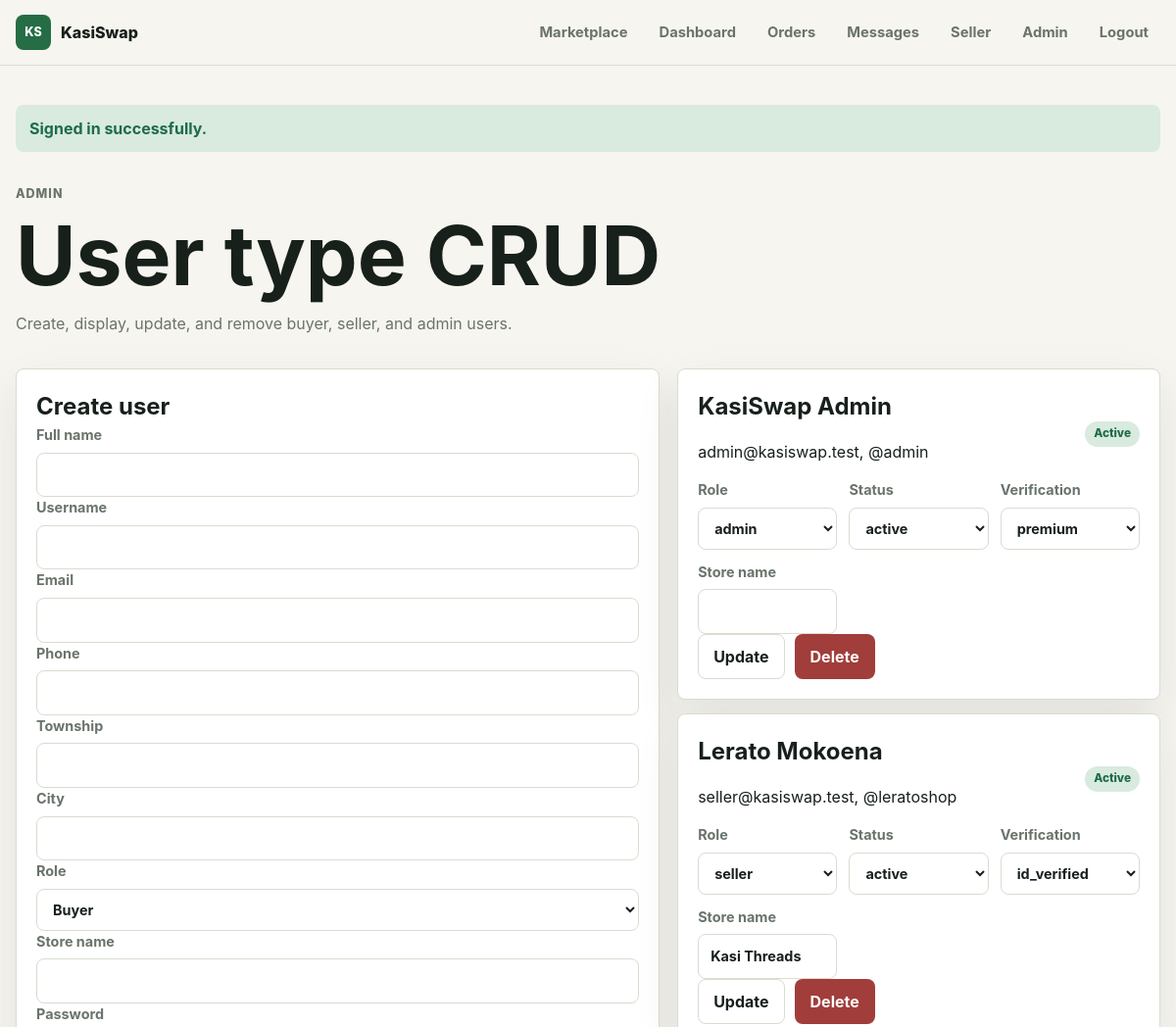
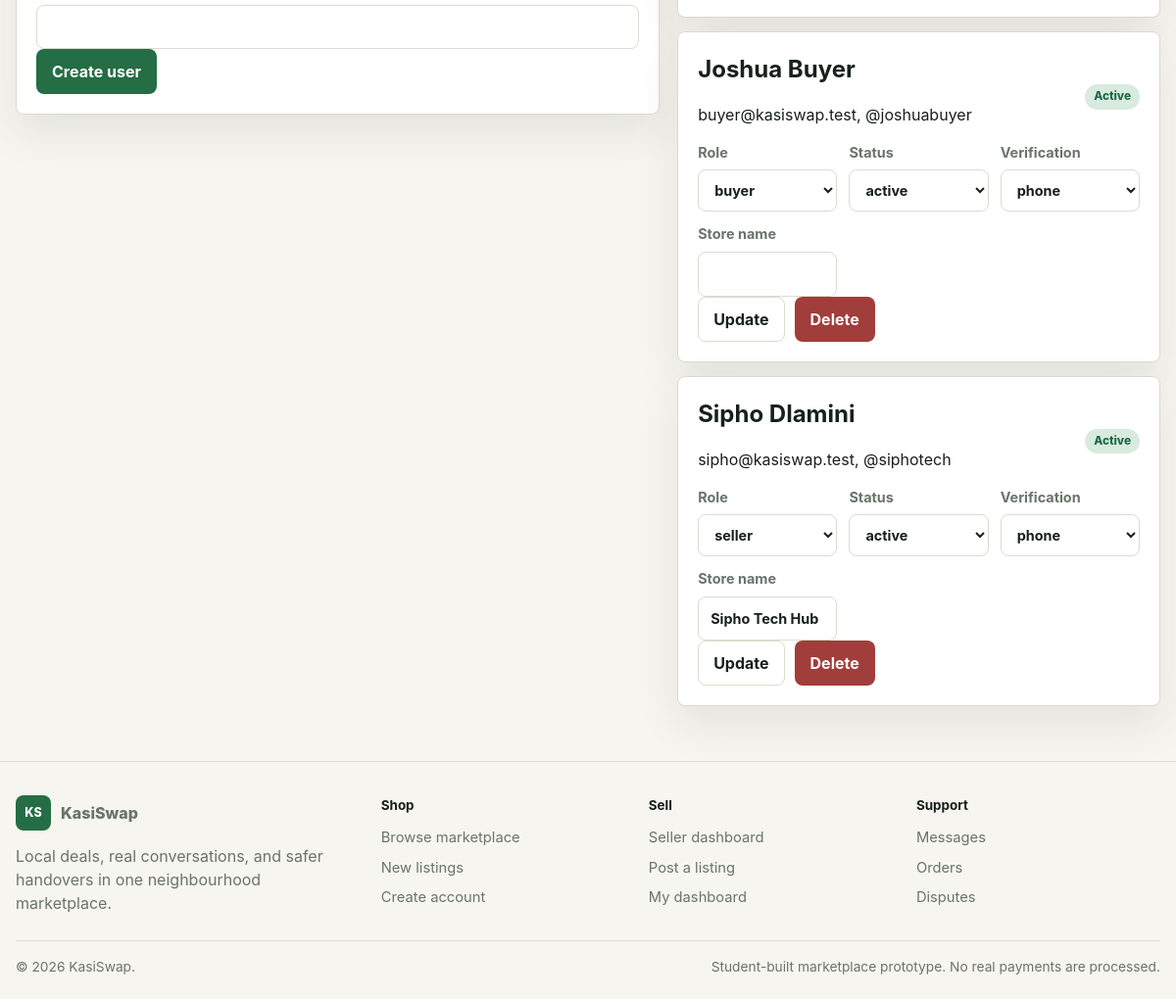
The page /admin/users.php (signed in) on the database its author committed (2 pictures, top to bottom).
### tables this page shows
CREATE TABLE users (
  id INT AUTO_INCREMENT PRIMARY KEY,
  full_name VARCHAR(120) NOT NULL,
  username VARCHAR(80) NOT NULL UNIQUE,
  email VARCHAR(160) NOT NULL UNIQUE,
  phone VARCHAR(30) NULL,
  password_hash VARCHAR(255) NOT NULL,
  role ENUM('buyer', 'seller', 'admin') NOT NULL DEFAULT 'buyer',
  verification_level ENUM('none', 'phone', 'id_verified', 'premium') NOT NULL DEFAULT 'none',
  township VARCHAR(100) NULL,
  city VARCHAR(100) NULL,
  status ENUM('active', 'suspended') NOT NULL DEFAULT 'active',
  created_at TIMESTAMP NOT NULL DEFAULT CURRENT_TIMESTAMP
);

CREATE TABLE seller_profiles (
  user_id INT PRIMARY KEY,
  store_name VARCHAR(120) NOT NULL,
  store_bio TEXT NULL,
  response_time_hours INT NULL,
  total_sales INT NOT NULL DEFAULT 0,
  CONSTRAINT fk_seller_profiles_user FOREIGN KEY (user_id) REFERENCES users(id) ON DELETE CASCADE
);

### app/helpers.php (called while the page is built, shortened)
<?php
function e(?string $value): string
{
    return htmlspecialchars($value ?? '', ENT_QUOTES, 'UTF-8');
}
function is_active(string $path): string
{
    $current = basename(parse_url($_SERVER['REQUEST_URI'], PHP_URL_PATH) ?: 'index.php');
    return $current === $path ? 'active' : '';
}
function consume_flash(): array
{
    $messages = $_SESSION['flash'] ?? [];
    return $messages;
}
function selected(string $actual, string $expected): string
{
    return $actual === $expected ? 'selected' : '';
}

### app/database.php (called while the page is built, shortened)
<?php
function db(): PDO
{
    static $pdo = null;
    if ($pdo instanceof PDO) {
        return $pdo;
    }
    $config = app_config();
    $dsn = sprintf(
        'mysql:host=%s;port=%s;dbname=%s;charset=utf8mb4',
        $config['db_host'],
        $config['db_port'],
        $config['db_name']
    );
    $pdo = new PDO($dsn, $config['db_user'], $config['db_pass'], [
        PDO::ATTR_ERRMODE => PDO::ERRMODE_EXCEPTION,
        PDO::ATTR_DEFAULT_FETCH_MODE => PDO::FETCH_ASSOC,
        PDO::ATTR_EMULATE_PREPARES => false,
    ]);
    return $pdo;
}

### app/security.php (called while the page is built, shortened)
<?php
function current_user(): ?array
{
    $stmt = db()->prepare('SELECT * FROM users WHERE id = ? AND status = "active" LIMIT 1');
    $stmt->execute([$_SESSION['user_id']]);
    $user = $stmt->fetch();
    return $user;
}

### public/admin/users.php (the view, shortened to what this page needs)
<?php
$users = db()->query(
    'SELECT u.*, sp.store_name
     FROM users u
     LEFT JOIN seller_profiles sp ON sp.user_id = u.id
     ORDER BY u.created_at DESC'
)->fetchAll();
render_header('Admin users');
?>
<section class="page-heading">
    <p class="eyebrow">Admin</p>
    <h1>User type CRUD</h1>
    <p>Create, display, update, and remove buyer, seller, and admin users.</p>
</section>
<section class="dashboard-grid">
    <form class="panel" method="post">
        <h2>Create user</h2>
        <label>Full name <input name="full_name" required></label>
        <label>Username <input name="username" required></label>
        <label>Email <input type="email" name="email" required></label>
        <label>Phone <input name="phone"></label>
        <label>Township <input name="township"></label>
        <label>City <input name="city"></label>
        <label>Role
            <select name="role" data-role-select>
                <option value="buyer">Buyer</option>
            </select>
        </label>
        <label data-store-field hidden>Store name <input name="store_name"></label>
        <label>Password <input type="password" name="password" minlength="8" required></label>
        <button class="button primary" type="submit">Create user</button>
    </form>
    <div class="stack">
        <?php foreach ($users as $item): ?>
            <form class="panel" method="post">
                <div class="row between wrap">
                    <div>
                        <h2><?= e($item['full_name']) ?></h2>
                        <p><?= e($item['email']) ?>, @<?= e($item['username']) ?></p>
                    </div>
                    <?= status_badge($item['status']) ?>
                </div>
                <div class="form-grid three">
                    <label>Role
                        <select name="role">
                            <?php foreach (['buyer', 'seller', 'admin'] as $role): ?>
                                <option value="<?= e($role) ?>" <?= selected($item['role'], $role) ?>><?= e($role) ?></option>
                            <?php endforeach; ?>
                        </select>
                    </label>
                    <label>Status
                        <select name="status">
                            <option value="active" <?= selected($item['status'], 'active') ?>>active</option>
                        </select>
                    </label>
                    <label>Verification
                        <select name="verification_level">
                            <?php foreach (['none', 'phone', 'id_verified', 'premium'] as $level): ?>
                                <option value="<?= e($level) ?>" <?= selected($item['verification_level'], $level) ?>><?= e($level) ?></option>
                            <?php endforeach; ?>
                        </select>
                    </label>
                    <label>Store name <input name="store_name" value="<?= e($item['store_name'] ?? '') ?>"></label>
                </div>
                <div class="actions">
                    <button class="button secondary" type="submit">Update</button>
                    <button class="button danger" type="submit" name="action" value="delete" data-confirm="Delete or suspend this user?">Delete</button>
                </div>
            </form>
        <?php endforeach; ?>
    </div>
</section>
<?php render_footer(); ?>

### app/layout.php (shortened to what this page needs)
<?php
function render_header(string $title = APP_NAME): void
{
    $user = current_user();
    ?>
    <!doctype html>
    <html lang="en">
    <head>
        <link rel="stylesheet" href="/assets/css/styles.css">
    </head>
    <body>
        <header class="site-header">
            <a class="brand" href="/index.php">
                <span class="brand-mark">KS</span>
                <span>KasiSwap</span>
            </a>
            <nav class="site-nav" data-nav>
                <a class="<?= is_active('marketplace.php') ?>" href="/marketplace.php">Marketplace</a>
                <?php if ($user): ?>
                    <a class="<?= is_active('dashboard.php') ?>" href="/dashboard.php">Dashboard</a>
                    <a class="<?= is_active('orders.php') ?>" href="/orders.php">Orders</a>
                    <a class="<?= is_active('messages.php') ?>" href="/messages.php">Messages</a>
                    <?php if ($user['role'] === 'seller' || $user['role'] === 'admin'): ?>
                        <a class="<?= is_active('seller-listings.php') ?>" href="/seller-listings.php">Seller</a>
                    <?php endif; ?>
                    <?php if ($user['role'] === 'admin'): ?>
                        <a href="/admin/index.php">Admin</a>
                    <?php endif; ?>
                    <a href="/logout.php">Logout</a>
                <?php else: ?>
                    <a class="<?= is_active('auth.php') ?>" href="/auth.php">Sign in</a>
                <?php endif; ?>
            </nav>
        </header>
        <main>
            <?php foreach (consume_flash() as $message): ?>
                <div class="flash <?= e($message['type']) ?>"><?= e($message['message']) ?></div>
            <?php endforeach; ?>
    <?php
}
function render_footer(): void
{
    ?>
        </main>
        <footer class="site-footer">
            <div class="footer-grid">
                <section>
                    <a class="brand footer-brand" href="/index.php">
                        <span class="brand-mark">KS</span>
                        <span>KasiSwap</span>
                    </a>
                    <p>Local deals, real conversations, and safer handovers in one neighbourhood marketplace.</p>
                </section>
                <section>
                    <h2>Shop</h2>
                    <a href="/marketplace.php">Browse marketplace</a>
                    <a href="/marketplace.php?sort=newest">New listings</a>
                    <a href="/auth.php">Create account</a>
                </section>
                <section>
                    <h2>Sell</h2>
                    <a href="/seller-listings.php">Seller dashboard</a>
                    <a href="/seller-listing-form.php">Post a listing</a>
                    <a href="/dashboard.php">My dashboard</a>
                </section>
                <section>
                    <h2>Support</h2>
                    <a href="/messages.php">Messages</a>
                    <a href="/orders.php">Orders</a>
                    <a href="/disputes.php">Disputes</a>
                </section>
            </div>
            <div class="footer-bottom">
                <span>&copy; <?= date('Y') ?> KasiSwap.</span>
                <span>Student-built marketplace prototype. No real payments are processed.</span>
            </div>
        </footer>
    </body>
    </html>
    <?php
}
function status_badge(string $value): string
{
    $class = match ($value) {
        'active', 'released', 'confirmed', 'approved', 'id_verified', 'premium' => 'success',
        'pending_payment', 'pending', 'under_review', 'in_escrow', 'shipped', 'delivered', 'phone' => 'warning',
        'disputed', 'refunded', 'rejected', 'hidden', 'suspended' => 'danger',
        default => 'muted',
    };
    return '<span class="badge ' . $class . '">' . e(str_replace('_', ' ', $value)) . '</span>';
}

### rows shown on the page
users: full_name "KasiSwap Admin", email "admin@kasiswap.test", username "admin", status "Active", role "admin", verification_level "premium"
seller_profiles: user_id.full_name "Lerato Mokoena", user_id.email "seller@kasiswap.test", user_id.username "leratoshop", user_id.status "Active", role "seller", verification_level "id_verified", store_name "Kasi Threads"
users: full_name "Joshua Buyer", email "buyer@kasiswap.test", username "joshuabuyer", status "Active", role "buyer", verification_level "phone"
seller_profiles: user_id.full_name "Sipho Dlamini", user_id.email "sipho@kasiswap.test", user_id.username "siphotech", user_id.status "Active", role "seller", verification_level "phone", store_name "Sipho Tech Hub"

### other values the page prints
$message['message'] "Signed in successfully."
